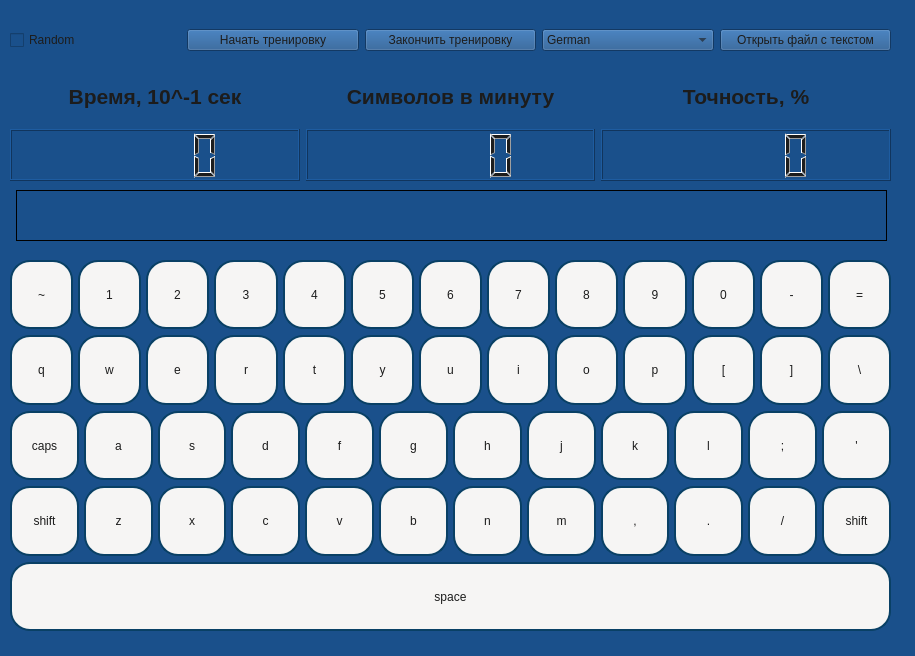
<?xml version="1.0" encoding="UTF-8"?>
<ui version="4.0">
 <class>MainWindow</class>
 <widget class="QMainWindow" name="MainWindow">
  <property name="geometry">
   <rect>
    <x>0</x>
    <y>0</y>
    <width>915</width>
    <height>656</height>
   </rect>
  </property>
  <property name="windowTitle">
   <string>MainWindow</string>
  </property>
  <property name="styleSheet">
   <string notr="true">background-color: #1a508b;
color: #1c1c1c; 
    font-family: Arial, sans-serif;
</string>
  </property>
  <widget class="QWidget" name="centralwidget">
   <widget class="QWidget" name="verticalLayoutWidget">
    <property name="geometry">
     <rect>
      <x>10</x>
      <y>250</y>
      <width>881</width>
      <height>391</height>
     </rect>
    </property>
    <layout class="QVBoxLayout" name="verticalLayout">
     <property name="leftMargin">
      <number>0</number>
     </property>
     <property name="topMargin">
      <number>10</number>
     </property>
     <property name="bottomMargin">
      <number>10</number>
     </property>
     <item>
      <layout class="QHBoxLayout" name="horizontalLayout">
       <property name="spacing">
        <number>5</number>
       </property>
       <property name="sizeConstraint">
        <enum>QLayout::SetDefaultConstraint</enum>
       </property>
       <item>
        <widget class="QPushButton" name="bnt_49">
         <property name="enabled">
          <bool>false</bool>
         </property>
         <property name="sizePolicy">
          <sizepolicy hsizetype="MinimumExpanding" vsizetype="Minimum">
           <horstretch>0</horstretch>
           <verstretch>0</verstretch>
          </sizepolicy>
         </property>
         <property name="styleSheet">
          <string notr="true">border-radius: 20px;  
border: 2px solid #094065;
background-color: rgb(246, 245, 244);</string>
         </property>
         <property name="text">
          <string>~</string>
         </property>
        </widget>
       </item>
       <item>
        <widget class="QPushButton" name="bnt_10">
         <property name="enabled">
          <bool>false</bool>
         </property>
         <property name="sizePolicy">
          <sizepolicy hsizetype="MinimumExpanding" vsizetype="Minimum">
           <horstretch>0</horstretch>
           <verstretch>0</verstretch>
          </sizepolicy>
         </property>
         <property name="styleSheet">
          <string notr="true">border-radius: 20px;  
border: 2px solid #094065;
background-color: rgb(246, 245, 244);</string>
         </property>
         <property name="text">
          <string>1</string>
         </property>
        </widget>
       </item>
       <item>
        <widget class="QPushButton" name="bnt_11">
         <property name="enabled">
          <bool>false</bool>
         </property>
         <property name="sizePolicy">
          <sizepolicy hsizetype="MinimumExpanding" vsizetype="Minimum">
           <horstretch>0</horstretch>
           <verstretch>0</verstretch>
          </sizepolicy>
         </property>
         <property name="styleSheet">
          <string notr="true">border-radius: 20px;  
border: 2px solid #094065;
background-color: rgb(246, 245, 244);</string>
         </property>
         <property name="text">
          <string>2</string>
         </property>
        </widget>
       </item>
       <item>
        <widget class="QPushButton" name="bnt_12">
         <property name="enabled">
          <bool>false</bool>
         </property>
         <property name="sizePolicy">
          <sizepolicy hsizetype="MinimumExpanding" vsizetype="Minimum">
           <horstretch>0</horstretch>
           <verstretch>0</verstretch>
          </sizepolicy>
         </property>
         <property name="styleSheet">
          <string notr="true">border-radius: 20px;  
border: 2px solid #094065;
background-color: rgb(246, 245, 244);</string>
         </property>
         <property name="text">
          <string>3</string>
         </property>
        </widget>
       </item>
       <item>
        <widget class="QPushButton" name="bnt_13">
         <property name="enabled">
          <bool>false</bool>
         </property>
         <property name="sizePolicy">
          <sizepolicy hsizetype="MinimumExpanding" vsizetype="Minimum">
           <horstretch>0</horstretch>
           <verstretch>0</verstretch>
          </sizepolicy>
         </property>
         <property name="styleSheet">
          <string notr="true">border-radius: 20px;  
border: 2px solid #094065;
background-color: rgb(246, 245, 244);</string>
         </property>
         <property name="text">
          <string>4</string>
         </property>
        </widget>
       </item>
       <item>
        <widget class="QPushButton" name="bnt_14">
         <property name="enabled">
          <bool>false</bool>
         </property>
         <property name="sizePolicy">
          <sizepolicy hsizetype="MinimumExpanding" vsizetype="Minimum">
           <horstretch>0</horstretch>
           <verstretch>0</verstretch>
          </sizepolicy>
         </property>
         <property name="styleSheet">
          <string notr="true">border-radius: 20px;  
border: 2px solid #094065;
background-color: rgb(246, 245, 244);</string>
         </property>
         <property name="text">
          <string>5</string>
         </property>
        </widget>
       </item>
       <item>
        <widget class="QPushButton" name="bnt_15">
         <property name="enabled">
          <bool>false</bool>
         </property>
         <property name="sizePolicy">
          <sizepolicy hsizetype="MinimumExpanding" vsizetype="Minimum">
           <horstretch>0</horstretch>
           <verstretch>0</verstretch>
          </sizepolicy>
         </property>
         <property name="styleSheet">
          <string notr="true">border-radius: 20px;  
border: 2px solid #094065;
background-color: rgb(246, 245, 244);</string>
         </property>
         <property name="text">
          <string>6</string>
         </property>
        </widget>
       </item>
       <item>
        <widget class="QPushButton" name="bnt_16">
         <property name="enabled">
          <bool>false</bool>
         </property>
         <property name="sizePolicy">
          <sizepolicy hsizetype="MinimumExpanding" vsizetype="Minimum">
           <horstretch>0</horstretch>
           <verstretch>0</verstretch>
          </sizepolicy>
         </property>
         <property name="styleSheet">
          <string notr="true">border-radius: 20px;  
border: 2px solid #094065;
background-color: rgb(246, 245, 244);</string>
         </property>
         <property name="text">
          <string>7</string>
         </property>
        </widget>
       </item>
       <item>
        <widget class="QPushButton" name="bnt_17">
         <property name="enabled">
          <bool>false</bool>
         </property>
         <property name="sizePolicy">
          <sizepolicy hsizetype="MinimumExpanding" vsizetype="Minimum">
           <horstretch>0</horstretch>
           <verstretch>0</verstretch>
          </sizepolicy>
         </property>
         <property name="styleSheet">
          <string notr="true">border-radius: 20px;  
border: 2px solid #094065;
background-color: rgb(246, 245, 244);</string>
         </property>
         <property name="text">
          <string>8</string>
         </property>
        </widget>
       </item>
       <item>
        <widget class="QPushButton" name="bnt_18">
         <property name="enabled">
          <bool>false</bool>
         </property>
         <property name="sizePolicy">
          <sizepolicy hsizetype="MinimumExpanding" vsizetype="Minimum">
           <horstretch>0</horstretch>
           <verstretch>0</verstretch>
          </sizepolicy>
         </property>
         <property name="styleSheet">
          <string notr="true">border-radius: 20px;  
border: 2px solid #094065;
background-color: rgb(246, 245, 244);</string>
         </property>
         <property name="text">
          <string>9</string>
         </property>
        </widget>
       </item>
       <item>
        <widget class="QPushButton" name="bnt_19">
         <property name="enabled">
          <bool>false</bool>
         </property>
         <property name="sizePolicy">
          <sizepolicy hsizetype="MinimumExpanding" vsizetype="Minimum">
           <horstretch>0</horstretch>
           <verstretch>0</verstretch>
          </sizepolicy>
         </property>
         <property name="styleSheet">
          <string notr="true">border-radius: 20px;  
border: 2px solid #094065;
background-color: rgb(246, 245, 244);</string>
         </property>
         <property name="text">
          <string>0</string>
         </property>
        </widget>
       </item>
       <item>
        <widget class="QPushButton" name="bnt_20">
         <property name="enabled">
          <bool>false</bool>
         </property>
         <property name="sizePolicy">
          <sizepolicy hsizetype="MinimumExpanding" vsizetype="Minimum">
           <horstretch>0</horstretch>
           <verstretch>0</verstretch>
          </sizepolicy>
         </property>
         <property name="styleSheet">
          <string notr="true">border-radius: 20px;  
border: 2px solid #094065;
background-color: rgb(246, 245, 244);</string>
         </property>
         <property name="text">
          <string>-</string>
         </property>
        </widget>
       </item>
       <item>
        <widget class="QPushButton" name="bnt_21">
         <property name="enabled">
          <bool>false</bool>
         </property>
         <property name="sizePolicy">
          <sizepolicy hsizetype="MinimumExpanding" vsizetype="Minimum">
           <horstretch>0</horstretch>
           <verstretch>0</verstretch>
          </sizepolicy>
         </property>
         <property name="styleSheet">
          <string notr="true">border-radius: 20px;  
border: 2px solid #094065;
background-color: rgb(246, 245, 244);</string>
         </property>
         <property name="text">
          <string>=</string>
         </property>
        </widget>
       </item>
      </layout>
     </item>
     <item>
      <layout class="QHBoxLayout" name="horizontalLayout_3">
       <property name="spacing">
        <number>5</number>
       </property>
       <property name="sizeConstraint">
        <enum>QLayout::SetDefaultConstraint</enum>
       </property>
       <item>
        <widget class="QPushButton" name="bnt_24">
         <property name="enabled">
          <bool>false</bool>
         </property>
         <property name="sizePolicy">
          <sizepolicy hsizetype="MinimumExpanding" vsizetype="Minimum">
           <horstretch>0</horstretch>
           <verstretch>0</verstretch>
          </sizepolicy>
         </property>
         <property name="styleSheet">
          <string notr="true">border-radius: 20px;  
border: 2px solid #094065;
background-color: rgb(246, 245, 244);</string>
         </property>
         <property name="text">
          <string>q</string>
         </property>
        </widget>
       </item>
       <item>
        <widget class="QPushButton" name="bnt_25">
         <property name="enabled">
          <bool>false</bool>
         </property>
         <property name="sizePolicy">
          <sizepolicy hsizetype="MinimumExpanding" vsizetype="Minimum">
           <horstretch>0</horstretch>
           <verstretch>0</verstretch>
          </sizepolicy>
         </property>
         <property name="styleSheet">
          <string notr="true">border-radius: 20px;  
border: 2px solid #094065;
background-color: rgb(246, 245, 244);</string>
         </property>
         <property name="text">
          <string>w</string>
         </property>
        </widget>
       </item>
       <item>
        <widget class="QPushButton" name="bnt_26">
         <property name="enabled">
          <bool>false</bool>
         </property>
         <property name="sizePolicy">
          <sizepolicy hsizetype="MinimumExpanding" vsizetype="Minimum">
           <horstretch>0</horstretch>
           <verstretch>0</verstretch>
          </sizepolicy>
         </property>
         <property name="styleSheet">
          <string notr="true">border-radius: 20px;  
border: 2px solid #094065;
background-color: rgb(246, 245, 244);</string>
         </property>
         <property name="text">
          <string>e</string>
         </property>
        </widget>
       </item>
       <item>
        <widget class="QPushButton" name="bnt_27">
         <property name="enabled">
          <bool>false</bool>
         </property>
         <property name="sizePolicy">
          <sizepolicy hsizetype="MinimumExpanding" vsizetype="Minimum">
           <horstretch>0</horstretch>
           <verstretch>0</verstretch>
          </sizepolicy>
         </property>
         <property name="styleSheet">
          <string notr="true">border-radius: 20px;  
border: 2px solid #094065;
background-color: rgb(246, 245, 244);</string>
         </property>
         <property name="text">
          <string>r</string>
         </property>
        </widget>
       </item>
       <item>
        <widget class="QPushButton" name="bnt_28">
         <property name="enabled">
          <bool>false</bool>
         </property>
         <property name="sizePolicy">
          <sizepolicy hsizetype="MinimumExpanding" vsizetype="Minimum">
           <horstretch>0</horstretch>
           <verstretch>0</verstretch>
          </sizepolicy>
         </property>
         <property name="styleSheet">
          <string notr="true">border-radius: 20px;  
border: 2px solid #094065;
background-color: rgb(246, 245, 244);</string>
         </property>
         <property name="text">
          <string>t</string>
         </property>
        </widget>
       </item>
       <item>
        <widget class="QPushButton" name="bnt_29">
         <property name="enabled">
          <bool>false</bool>
         </property>
         <property name="sizePolicy">
          <sizepolicy hsizetype="MinimumExpanding" vsizetype="Minimum">
           <horstretch>0</horstretch>
           <verstretch>0</verstretch>
          </sizepolicy>
         </property>
         <property name="styleSheet">
          <string notr="true">border-radius: 20px;  
border: 2px solid #094065;
background-color: rgb(246, 245, 244);</string>
         </property>
         <property name="text">
          <string>y</string>
         </property>
        </widget>
       </item>
       <item>
        <widget class="QPushButton" name="bnt_30">
         <property name="enabled">
          <bool>false</bool>
         </property>
         <property name="sizePolicy">
          <sizepolicy hsizetype="MinimumExpanding" vsizetype="Minimum">
           <horstretch>0</horstretch>
           <verstretch>0</verstretch>
          </sizepolicy>
         </property>
         <property name="styleSheet">
          <string notr="true">border-radius: 20px;  
border: 2px solid #094065;
background-color: rgb(246, 245, 244);</string>
         </property>
         <property name="text">
          <string>u</string>
         </property>
        </widget>
       </item>
       <item>
        <widget class="QPushButton" name="bnt_31">
         <property name="enabled">
          <bool>false</bool>
         </property>
         <property name="sizePolicy">
          <sizepolicy hsizetype="MinimumExpanding" vsizetype="Minimum">
           <horstretch>0</horstretch>
           <verstretch>0</verstretch>
          </sizepolicy>
         </property>
         <property name="styleSheet">
          <string notr="true">border-radius: 20px;  
border: 2px solid #094065;
background-color: rgb(246, 245, 244);</string>
         </property>
         <property name="text">
          <string>i</string>
         </property>
        </widget>
       </item>
       <item>
        <widget class="QPushButton" name="bnt_32">
         <property name="enabled">
          <bool>false</bool>
         </property>
         <property name="sizePolicy">
          <sizepolicy hsizetype="MinimumExpanding" vsizetype="Minimum">
           <horstretch>0</horstretch>
           <verstretch>0</verstretch>
          </sizepolicy>
         </property>
         <property name="styleSheet">
          <string notr="true">border-radius: 20px;  
border: 2px solid #094065;
background-color: rgb(246, 245, 244);</string>
         </property>
         <property name="text">
          <string>o</string>
         </property>
        </widget>
       </item>
       <item>
        <widget class="QPushButton" name="bnt_33">
         <property name="enabled">
          <bool>false</bool>
         </property>
         <property name="sizePolicy">
          <sizepolicy hsizetype="MinimumExpanding" vsizetype="Minimum">
           <horstretch>0</horstretch>
           <verstretch>0</verstretch>
          </sizepolicy>
         </property>
         <property name="styleSheet">
          <string notr="true">border-radius: 20px;  
border: 2px solid #094065;
background-color: rgb(246, 245, 244);</string>
         </property>
         <property name="text">
          <string>p</string>
         </property>
        </widget>
       </item>
       <item>
        <widget class="QPushButton" name="bnt_34">
         <property name="enabled">
          <bool>false</bool>
         </property>
         <property name="sizePolicy">
          <sizepolicy hsizetype="MinimumExpanding" vsizetype="Minimum">
           <horstretch>0</horstretch>
           <verstretch>0</verstretch>
          </sizepolicy>
         </property>
         <property name="styleSheet">
          <string notr="true">border-radius: 20px;  
border: 2px solid #094065;
background-color: rgb(246, 245, 244);</string>
         </property>
         <property name="text">
          <string>[</string>
         </property>
        </widget>
       </item>
       <item>
        <widget class="QPushButton" name="bnt_35">
         <property name="enabled">
          <bool>false</bool>
         </property>
         <property name="sizePolicy">
          <sizepolicy hsizetype="MinimumExpanding" vsizetype="Minimum">
           <horstretch>0</horstretch>
           <verstretch>0</verstretch>
          </sizepolicy>
         </property>
         <property name="styleSheet">
          <string notr="true">border-radius: 20px;  
border: 2px solid #094065;
background-color: rgb(246, 245, 244);</string>
         </property>
         <property name="text">
          <string>]</string>
         </property>
        </widget>
       </item>
       <item>
        <widget class="QPushButton" name="bnt_51">
         <property name="enabled">
          <bool>false</bool>
         </property>
         <property name="sizePolicy">
          <sizepolicy hsizetype="MinimumExpanding" vsizetype="Minimum">
           <horstretch>0</horstretch>
           <verstretch>0</verstretch>
          </sizepolicy>
         </property>
         <property name="styleSheet">
          <string notr="true">border-radius: 20px;  
border: 2px solid #094065;
background-color: rgb(246, 245, 244);</string>
         </property>
         <property name="text">
          <string>\</string>
         </property>
        </widget>
       </item>
      </layout>
     </item>
     <item>
      <layout class="QHBoxLayout" name="horizontalLayout_4">
       <property name="spacing">
        <number>5</number>
       </property>
       <property name="sizeConstraint">
        <enum>QLayout::SetDefaultConstraint</enum>
       </property>
       <item>
        <widget class="QPushButton" name="bnt_66">
         <property name="enabled">
          <bool>false</bool>
         </property>
         <property name="sizePolicy">
          <sizepolicy hsizetype="MinimumExpanding" vsizetype="Minimum">
           <horstretch>0</horstretch>
           <verstretch>0</verstretch>
          </sizepolicy>
         </property>
         <property name="styleSheet">
          <string notr="true">border-radius: 20px;  
border: 2px solid #094065;
background-color: rgb(246, 245, 244);</string>
         </property>
         <property name="text">
          <string>caps</string>
         </property>
        </widget>
       </item>
       <item>
        <widget class="QPushButton" name="bnt_38">
         <property name="enabled">
          <bool>false</bool>
         </property>
         <property name="sizePolicy">
          <sizepolicy hsizetype="MinimumExpanding" vsizetype="Minimum">
           <horstretch>0</horstretch>
           <verstretch>0</verstretch>
          </sizepolicy>
         </property>
         <property name="styleSheet">
          <string notr="true">border-radius: 20px;  
border: 2px solid #094065;
background-color: rgb(246, 245, 244);</string>
         </property>
         <property name="text">
          <string>a</string>
         </property>
        </widget>
       </item>
       <item>
        <widget class="QPushButton" name="bnt_39">
         <property name="enabled">
          <bool>false</bool>
         </property>
         <property name="sizePolicy">
          <sizepolicy hsizetype="MinimumExpanding" vsizetype="Minimum">
           <horstretch>0</horstretch>
           <verstretch>0</verstretch>
          </sizepolicy>
         </property>
         <property name="styleSheet">
          <string notr="true">border-radius: 20px;  
border: 2px solid #094065;
background-color: rgb(246, 245, 244);</string>
         </property>
         <property name="text">
          <string>s</string>
         </property>
        </widget>
       </item>
       <item>
        <widget class="QPushButton" name="bnt_40">
         <property name="enabled">
          <bool>false</bool>
         </property>
         <property name="sizePolicy">
          <sizepolicy hsizetype="MinimumExpanding" vsizetype="Minimum">
           <horstretch>0</horstretch>
           <verstretch>0</verstretch>
          </sizepolicy>
         </property>
         <property name="styleSheet">
          <string notr="true">border-radius: 20px;  
border: 2px solid #094065;
background-color: rgb(246, 245, 244);</string>
         </property>
         <property name="text">
          <string>d</string>
         </property>
        </widget>
       </item>
       <item>
        <widget class="QPushButton" name="bnt_41">
         <property name="enabled">
          <bool>false</bool>
         </property>
         <property name="sizePolicy">
          <sizepolicy hsizetype="MinimumExpanding" vsizetype="Minimum">
           <horstretch>0</horstretch>
           <verstretch>0</verstretch>
          </sizepolicy>
         </property>
         <property name="styleSheet">
          <string notr="true">border-radius: 20px;  
border: 2px solid #094065;
background-color: rgb(246, 245, 244);</string>
         </property>
         <property name="text">
          <string>f</string>
         </property>
        </widget>
       </item>
       <item>
        <widget class="QPushButton" name="bnt_42">
         <property name="enabled">
          <bool>false</bool>
         </property>
         <property name="sizePolicy">
          <sizepolicy hsizetype="MinimumExpanding" vsizetype="Minimum">
           <horstretch>0</horstretch>
           <verstretch>0</verstretch>
          </sizepolicy>
         </property>
         <property name="styleSheet">
          <string notr="true">border-radius: 20px;  
border: 2px solid #094065;
background-color: rgb(246, 245, 244);</string>
         </property>
         <property name="text">
          <string>g</string>
         </property>
        </widget>
       </item>
       <item>
        <widget class="QPushButton" name="bnt_43">
         <property name="enabled">
          <bool>false</bool>
         </property>
         <property name="sizePolicy">
          <sizepolicy hsizetype="MinimumExpanding" vsizetype="Minimum">
           <horstretch>0</horstretch>
           <verstretch>0</verstretch>
          </sizepolicy>
         </property>
         <property name="styleSheet">
          <string notr="true">border-radius: 20px;  
border: 2px solid #094065;
background-color: rgb(246, 245, 244);</string>
         </property>
         <property name="text">
          <string>h</string>
         </property>
        </widget>
       </item>
       <item>
        <widget class="QPushButton" name="bnt_44">
         <property name="enabled">
          <bool>false</bool>
         </property>
         <property name="sizePolicy">
          <sizepolicy hsizetype="MinimumExpanding" vsizetype="Minimum">
           <horstretch>0</horstretch>
           <verstretch>0</verstretch>
          </sizepolicy>
         </property>
         <property name="styleSheet">
          <string notr="true">border-radius: 20px;  
border: 2px solid #094065;
background-color: rgb(246, 245, 244);</string>
         </property>
         <property name="text">
          <string>j</string>
         </property>
        </widget>
       </item>
       <item>
        <widget class="QPushButton" name="bnt_45">
         <property name="enabled">
          <bool>false</bool>
         </property>
         <property name="sizePolicy">
          <sizepolicy hsizetype="MinimumExpanding" vsizetype="Minimum">
           <horstretch>0</horstretch>
           <verstretch>0</verstretch>
          </sizepolicy>
         </property>
         <property name="styleSheet">
          <string notr="true">border-radius: 20px;  
border: 2px solid #094065;
background-color: rgb(246, 245, 244);</string>
         </property>
         <property name="text">
          <string>k</string>
         </property>
        </widget>
       </item>
       <item>
        <widget class="QPushButton" name="bnt_46">
         <property name="enabled">
          <bool>false</bool>
         </property>
         <property name="sizePolicy">
          <sizepolicy hsizetype="MinimumExpanding" vsizetype="Minimum">
           <horstretch>0</horstretch>
           <verstretch>0</verstretch>
          </sizepolicy>
         </property>
         <property name="styleSheet">
          <string notr="true">border-radius: 20px;  
border: 2px solid #094065;
background-color: rgb(246, 245, 244);</string>
         </property>
         <property name="text">
          <string>l</string>
         </property>
        </widget>
       </item>
       <item>
        <widget class="QPushButton" name="bnt_47">
         <property name="enabled">
          <bool>false</bool>
         </property>
         <property name="sizePolicy">
          <sizepolicy hsizetype="MinimumExpanding" vsizetype="Minimum">
           <horstretch>0</horstretch>
           <verstretch>0</verstretch>
          </sizepolicy>
         </property>
         <property name="styleSheet">
          <string notr="true">border-radius: 20px;  
border: 2px solid #094065;
background-color: rgb(246, 245, 244);</string>
         </property>
         <property name="text">
          <string>;</string>
         </property>
        </widget>
       </item>
       <item>
        <widget class="QPushButton" name="bnt_48">
         <property name="enabled">
          <bool>false</bool>
         </property>
         <property name="sizePolicy">
          <sizepolicy hsizetype="MinimumExpanding" vsizetype="Minimum">
           <horstretch>0</horstretch>
           <verstretch>0</verstretch>
          </sizepolicy>
         </property>
         <property name="styleSheet">
          <string notr="true">border-radius: 20px;  
border: 2px solid #094065;
background-color: rgb(246, 245, 244);</string>
         </property>
         <property name="text">
          <string>'</string>
         </property>
        </widget>
       </item>
      </layout>
     </item>
     <item>
      <layout class="QHBoxLayout" name="horizontalLayout_5">
       <property name="spacing">
        <number>5</number>
       </property>
       <property name="sizeConstraint">
        <enum>QLayout::SetDefaultConstraint</enum>
       </property>
       <item>
        <widget class="QPushButton" name="bnt_50">
         <property name="enabled">
          <bool>false</bool>
         </property>
         <property name="sizePolicy">
          <sizepolicy hsizetype="MinimumExpanding" vsizetype="Minimum">
           <horstretch>0</horstretch>
           <verstretch>0</verstretch>
          </sizepolicy>
         </property>
         <property name="styleSheet">
          <string notr="true">border-radius: 20px;  
border: 2px solid #094065;
background-color: rgb(246, 245, 244);</string>
         </property>
         <property name="text">
          <string>shift</string>
         </property>
        </widget>
       </item>
       <item>
        <widget class="QPushButton" name="bnt_52">
         <property name="enabled">
          <bool>false</bool>
         </property>
         <property name="sizePolicy">
          <sizepolicy hsizetype="MinimumExpanding" vsizetype="Minimum">
           <horstretch>0</horstretch>
           <verstretch>0</verstretch>
          </sizepolicy>
         </property>
         <property name="styleSheet">
          <string notr="true">border-radius: 20px;  
border: 2px solid #094065;
background-color: rgb(246, 245, 244);</string>
         </property>
         <property name="text">
          <string>z</string>
         </property>
        </widget>
       </item>
       <item>
        <widget class="QPushButton" name="bnt_53">
         <property name="enabled">
          <bool>false</bool>
         </property>
         <property name="sizePolicy">
          <sizepolicy hsizetype="MinimumExpanding" vsizetype="Minimum">
           <horstretch>0</horstretch>
           <verstretch>0</verstretch>
          </sizepolicy>
         </property>
         <property name="styleSheet">
          <string notr="true">border-radius: 20px;  
border: 2px solid #094065;
background-color: rgb(246, 245, 244);</string>
         </property>
         <property name="text">
          <string>x</string>
         </property>
        </widget>
       </item>
       <item>
        <widget class="QPushButton" name="bnt_54">
         <property name="enabled">
          <bool>false</bool>
         </property>
         <property name="sizePolicy">
          <sizepolicy hsizetype="MinimumExpanding" vsizetype="Minimum">
           <horstretch>0</horstretch>
           <verstretch>0</verstretch>
          </sizepolicy>
         </property>
         <property name="styleSheet">
          <string notr="true">border-radius: 20px;  
border: 2px solid #094065;
background-color: rgb(246, 245, 244);</string>
         </property>
         <property name="text">
          <string>c</string>
         </property>
        </widget>
       </item>
       <item>
        <widget class="QPushButton" name="bnt_55">
         <property name="enabled">
          <bool>false</bool>
         </property>
         <property name="sizePolicy">
          <sizepolicy hsizetype="MinimumExpanding" vsizetype="Minimum">
           <horstretch>0</horstretch>
           <verstretch>0</verstretch>
          </sizepolicy>
         </property>
         <property name="styleSheet">
          <string notr="true">border-radius: 20px;  
border: 2px solid #094065;
background-color: rgb(246, 245, 244);</string>
         </property>
         <property name="text">
          <string>v</string>
         </property>
        </widget>
       </item>
       <item>
        <widget class="QPushButton" name="bnt_56">
         <property name="enabled">
          <bool>false</bool>
         </property>
         <property name="sizePolicy">
          <sizepolicy hsizetype="MinimumExpanding" vsizetype="Minimum">
           <horstretch>0</horstretch>
           <verstretch>0</verstretch>
          </sizepolicy>
         </property>
         <property name="styleSheet">
          <string notr="true">border-radius: 20px;  
border: 2px solid #094065;
background-color: rgb(246, 245, 244);</string>
         </property>
         <property name="text">
          <string>b</string>
         </property>
        </widget>
       </item>
       <item>
        <widget class="QPushButton" name="bnt_57">
         <property name="enabled">
          <bool>false</bool>
         </property>
         <property name="sizePolicy">
          <sizepolicy hsizetype="MinimumExpanding" vsizetype="Minimum">
           <horstretch>0</horstretch>
           <verstretch>0</verstretch>
          </sizepolicy>
         </property>
         <property name="styleSheet">
          <string notr="true">border-radius: 20px;  
border: 2px solid #094065;
background-color: rgb(246, 245, 244);</string>
         </property>
         <property name="text">
          <string>n</string>
         </property>
        </widget>
       </item>
       <item>
        <widget class="QPushButton" name="bnt_58">
         <property name="enabled">
          <bool>false</bool>
         </property>
         <property name="sizePolicy">
          <sizepolicy hsizetype="MinimumExpanding" vsizetype="Minimum">
           <horstretch>0</horstretch>
           <verstretch>0</verstretch>
          </sizepolicy>
         </property>
         <property name="styleSheet">
          <string notr="true">border-radius: 20px;  
border: 2px solid #094065;
background-color: rgb(246, 245, 244);</string>
         </property>
         <property name="text">
          <string>m</string>
         </property>
        </widget>
       </item>
       <item>
        <widget class="QPushButton" name="bnt_59">
         <property name="enabled">
          <bool>false</bool>
         </property>
         <property name="sizePolicy">
          <sizepolicy hsizetype="MinimumExpanding" vsizetype="Minimum">
           <horstretch>0</horstretch>
           <verstretch>0</verstretch>
          </sizepolicy>
         </property>
         <property name="styleSheet">
          <string notr="true">border-radius: 20px;  
border: 2px solid #094065;
background-color: rgb(246, 245, 244);</string>
         </property>
         <property name="text">
          <string>,</string>
         </property>
        </widget>
       </item>
       <item>
        <widget class="QPushButton" name="bnt_60">
         <property name="enabled">
          <bool>false</bool>
         </property>
         <property name="sizePolicy">
          <sizepolicy hsizetype="MinimumExpanding" vsizetype="Minimum">
           <horstretch>0</horstretch>
           <verstretch>0</verstretch>
          </sizepolicy>
         </property>
         <property name="styleSheet">
          <string notr="true">border-radius: 20px;  
border: 2px solid #094065;
background-color: rgb(246, 245, 244);</string>
         </property>
         <property name="text">
          <string>.</string>
         </property>
        </widget>
       </item>
       <item>
        <widget class="QPushButton" name="bnt_61">
         <property name="enabled">
          <bool>false</bool>
         </property>
         <property name="sizePolicy">
          <sizepolicy hsizetype="MinimumExpanding" vsizetype="Minimum">
           <horstretch>0</horstretch>
           <verstretch>0</verstretch>
          </sizepolicy>
         </property>
         <property name="styleSheet">
          <string notr="true">border-radius: 20px;  
border: 2px solid #094065;
background-color: rgb(246, 245, 244);</string>
         </property>
         <property name="text">
          <string>/</string>
         </property>
        </widget>
       </item>
       <item>
        <widget class="QPushButton" name="bnt_62">
         <property name="enabled">
          <bool>false</bool>
         </property>
         <property name="sizePolicy">
          <sizepolicy hsizetype="MinimumExpanding" vsizetype="Minimum">
           <horstretch>0</horstretch>
           <verstretch>0</verstretch>
          </sizepolicy>
         </property>
         <property name="styleSheet">
          <string notr="true">border-radius: 20px;  
border: 2px solid #094065;
background-color: rgb(246, 245, 244);</string>
         </property>
         <property name="text">
          <string>shift</string>
         </property>
        </widget>
       </item>
      </layout>
     </item>
     <item>
      <widget class="QPushButton" name="bnt_65">
       <property name="enabled">
        <bool>false</bool>
       </property>
       <property name="sizePolicy">
        <sizepolicy hsizetype="Minimum" vsizetype="Minimum">
         <horstretch>0</horstretch>
         <verstretch>0</verstretch>
        </sizepolicy>
       </property>
       <property name="styleSheet">
        <string notr="true">border-radius: 20px;  
border: 2px solid #094065;
background-color: rgb(246, 245, 244);</string>
       </property>
       <property name="text">
        <string>space</string>
       </property>
      </widget>
     </item>
    </layout>
   </widget>
   <widget class="QWidget" name="layoutWidget">
    <property name="geometry">
     <rect>
      <x>10</x>
      <y>20</y>
      <width>881</width>
      <height>41</height>
     </rect>
    </property>
    <layout class="QHBoxLayout" name="horizontalLayout_2">
     <item>
      <widget class="QCheckBox" name="checkBox">
       <property name="text">
        <string>Random</string>
       </property>
      </widget>
     </item>
     <item>
      <widget class="QPushButton" name="bnt_start">
       <property name="text">
        <string>Начать тренировку</string>
       </property>
      </widget>
     </item>
     <item>
      <widget class="QPushButton" name="bnt_end">
       <property name="text">
        <string>Закончить тренировку</string>
       </property>
      </widget>
     </item>
     <item>
      <widget class="QComboBox" name="comboBox">
       <item>
        <property name="text">
         <string>German</string>
        </property>
       </item>
       <item>
        <property name="text">
         <string>French</string>
        </property>
       </item>
       <item>
        <property name="text">
         <string>Arabic</string>
        </property>
       </item>
       <item>
        <property name="text">
         <string>English</string>
        </property>
       </item>
       <item>
        <property name="text">
         <string>Belarusian</string>
        </property>
       </item>
       <item>
        <property name="text">
         <string>Hebrew</string>
        </property>
       </item>
       <item>
        <property name="text">
         <string>Сhinesse</string>
        </property>
       </item>
      </widget>
     </item>
     <item>
      <widget class="QPushButton" name="pushButton">
       <property name="styleSheet">
        <string notr="true"/>
       </property>
       <property name="text">
        <string>Открыть файл с текстом</string>
       </property>
      </widget>
     </item>
    </layout>
   </widget>
   <widget class="QWidget" name="layoutWidget">
    <property name="geometry">
     <rect>
      <x>10</x>
      <y>70</y>
      <width>881</width>
      <height>111</height>
     </rect>
    </property>
    <layout class="QHBoxLayout" name="horizontalLayout_6">
     <item>
      <layout class="QVBoxLayout" name="verticalLayout_2">
       <item>
        <widget class="QLabel" name="lbl_timer">
         <property name="text">
          <string>&lt;html&gt;&lt;head/&gt;&lt;body&gt;&lt;p align=&quot;center&quot;&gt;&lt;span style=&quot; font-size:16pt; font-weight:700;&quot;&gt;Время, 10^-1 сек&lt;/span&gt;&lt;/p&gt;&lt;/body&gt;&lt;/html&gt;</string>
         </property>
        </widget>
       </item>
       <item>
        <widget class="QLCDNumber" name="lcd_timer"/>
       </item>
      </layout>
     </item>
     <item>
      <layout class="QVBoxLayout" name="verticalLayout_3">
       <item>
        <widget class="QLabel" name="lnl_symbols">
         <property name="text">
          <string>&lt;html&gt;&lt;head/&gt;&lt;body&gt;&lt;p align=&quot;center&quot;&gt;&lt;span style=&quot; font-size:16pt; font-weight:700;&quot;&gt;Символов в минуту&lt;/span&gt;&lt;/p&gt;&lt;/body&gt;&lt;/html&gt;</string>
         </property>
        </widget>
       </item>
       <item>
        <widget class="QLCDNumber" name="lcd_symbols"/>
       </item>
      </layout>
     </item>
     <item>
      <layout class="QVBoxLayout" name="verticalLayout_4">
       <item>
        <widget class="QLabel" name="lbl_accuracy">
         <property name="text">
          <string>&lt;html&gt;&lt;head/&gt;&lt;body&gt;&lt;p align=&quot;center&quot;&gt;&lt;span style=&quot; font-size:16pt; font-weight:700;&quot;&gt;Точность, %&lt;/span&gt;&lt;/p&gt;&lt;/body&gt;&lt;/html&gt;</string>
         </property>
        </widget>
       </item>
       <item>
        <widget class="QLCDNumber" name="lcd_accuracy"/>
       </item>
      </layout>
     </item>
    </layout>
   </widget>
   <widget class="QLabel" name="ln_training">
    <property name="geometry">
     <rect>
      <x>16</x>
      <y>190</y>
      <width>871</width>
      <height>51</height>
     </rect>
    </property>
    <property name="styleSheet">
     <string notr="true">background-color: transparent; border: 1px solid black;
font: 700 italic 17pt &quot;Ubuntu&quot;;</string>
    </property>
    <property name="text">
     <string/>
    </property>
   </widget>
  </widget>
 </widget>
 <resources/>
 <connections/>
</ui>
